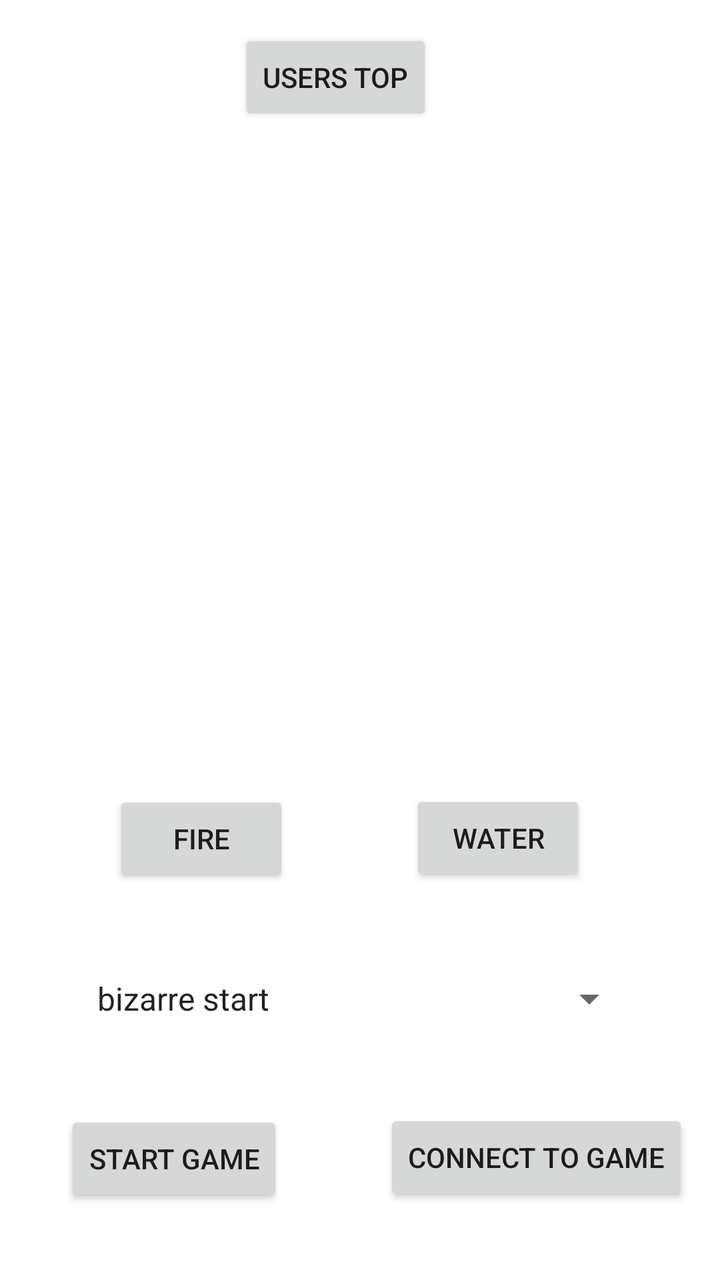
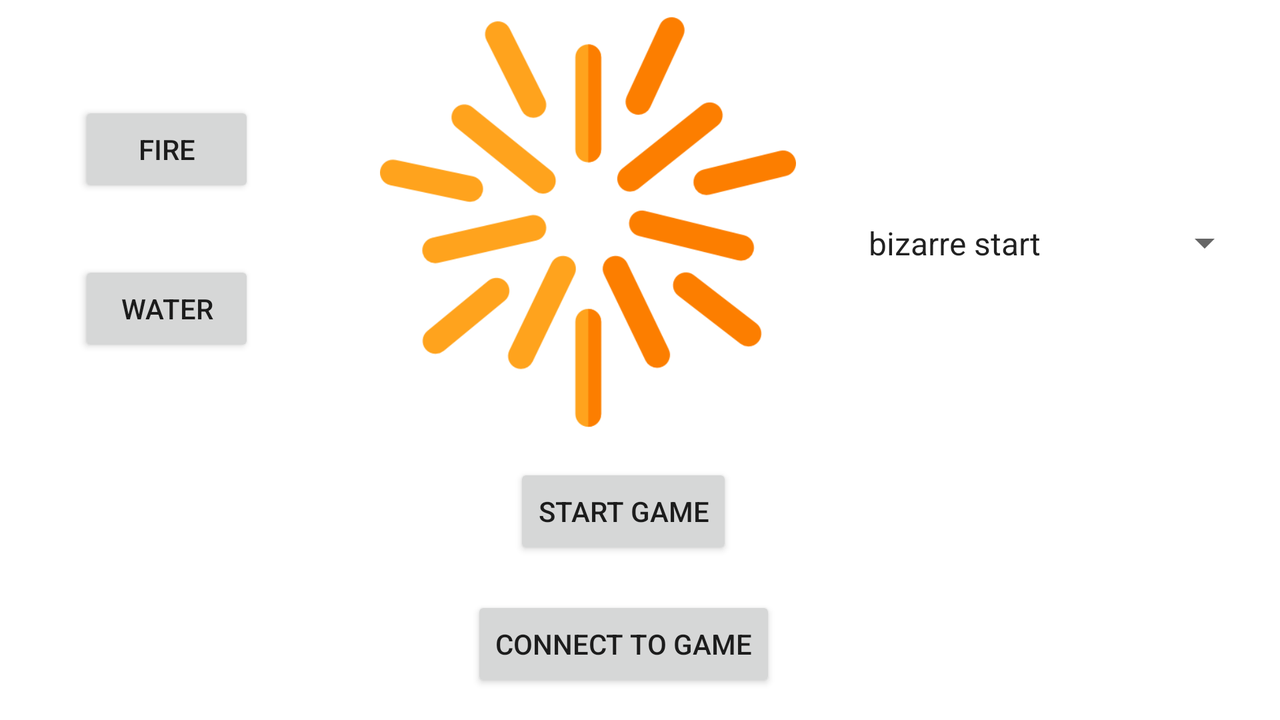

An Android layout and its configuration variant, each rendered on a device that would load it. The default file and the variant file are quoted in full after the pictures.
<!-- AndroidManifest.xml: application theme Theme.Fireandwater -->
<!-- res/layout/fragment_game_menu.xml -->
<?xml version="1.0" encoding="utf-8"?>
<androidx.constraintlayout.widget.ConstraintLayout xmlns:android="http://schemas.android.com/apk/res/android"
    xmlns:app="http://schemas.android.com/apk/res-auto"
    xmlns:tools="http://schemas.android.com/tools"
    android:layout_width="match_parent"
    android:layout_height="match_parent"
    android:clickable="true"
    android:visibility="visible"
    android:focusable="true">

    <Button
        android:id="@+id/gameMenuFireButton"
        android:layout_width="wrap_content"
        android:layout_height="wrap_content"
        android:layout_marginStart="56dp"
        android:text="@string/fire"
        app:layout_constraintBottom_toBottomOf="parent"
        app:layout_constraintEnd_toStartOf="@+id/gameMenuWaterButton"
        app:layout_constraintHorizontal_bias="0.01"
        app:layout_constraintStart_toStartOf="parent"
        app:layout_constraintTop_toTopOf="parent"
        app:layout_constraintVertical_bias="0.668" />

    <Button
        android:id="@+id/gameMenuWaterButton"
        android:layout_width="wrap_content"
        android:layout_height="wrap_content"
        android:text="@string/water"
        app:layout_constraintBottom_toBottomOf="parent"
        app:layout_constraintEnd_toEndOf="parent"
        app:layout_constraintHorizontal_bias="0.754"
        app:layout_constraintStart_toStartOf="parent"
        app:layout_constraintTop_toTopOf="parent"
        app:layout_constraintVertical_bias="0.667" />

    <Button
        android:id="@+id/gameMenuStartGameButton"
        android:layout_width="wrap_content"
        android:layout_height="wrap_content"
        android:text="@string/start_game"
        app:layout_constraintBottom_toBottomOf="parent"
        app:layout_constraintEnd_toEndOf="parent"
        app:layout_constraintHorizontal_bias="0.129"
        app:layout_constraintStart_toStartOf="parent"
        app:layout_constraintTop_toTopOf="parent"
        app:layout_constraintVertical_bias="0.938" />

    <ImageView
        android:id="@+id/gameMenuImageViewFire"
        android:layout_width="293dp"
        android:layout_height="340dp"
        android:contentDescription="@string/game_menu_fire_icon"
        android:visibility="invisible"
        app:layout_constraintBottom_toBottomOf="parent"
        app:layout_constraintEnd_toEndOf="parent"
        app:layout_constraintHorizontal_bias="0.42"
        app:layout_constraintStart_toStartOf="parent"
        app:layout_constraintTop_toTopOf="parent"
        app:layout_constraintVertical_bias="0.27"
        app:srcCompat="@drawable/game_menu_fire_image"
        tools:ignore="ImageContrastCheck" />

    <ImageView
        android:id="@+id/gameMenuImageViewWater"
        android:layout_width="279dp"
        android:layout_height="287dp"
        android:contentDescription="@string/game_menu_water_icon"
        android:visibility="visible"
        app:layout_constraintBottom_toBottomOf="parent"
        app:layout_constraintEnd_toEndOf="parent"
        app:layout_constraintHorizontal_bias="0.491"
        app:layout_constraintStart_toStartOf="parent"
        app:layout_constraintTop_toTopOf="parent"
        app:layout_constraintVertical_bias="0.304"
        app:srcCompat="@drawable/game_menu_water_image" />

    <Spinner
        android:id="@+id/gameMenuSpinner"
        android:layout_width="278dp"
        android:layout_height="48dp"
        android:addStatesFromChildren="false"
        android:clickable="true"
        android:entries="@array/levels"
        android:focusable="true"
        android:minHeight="48dp"
        android:spinnerMode="dropdown"
        app:layout_constraintBottom_toBottomOf="parent"
        app:layout_constraintEnd_toEndOf="parent"
        app:layout_constraintHorizontal_bias="0.495"
        app:layout_constraintStart_toStartOf="parent"
        app:layout_constraintTop_toTopOf="parent"
        app:layout_constraintVertical_bias="0.803" />

    <Button
        android:id="@+id/gameMenuConnectButton"
        android:layout_width="wrap_content"
        android:layout_height="wrap_content"
        android:text="@string/connect_to_game"
        app:layout_constraintBottom_toBottomOf="parent"
        app:layout_constraintEnd_toEndOf="parent"
        app:layout_constraintHorizontal_bias="0.924"
        app:layout_constraintStart_toStartOf="parent"
        app:layout_constraintTop_toTopOf="parent"
        app:layout_constraintVertical_bias="0.937" />

    <Button
        android:id="@+id/gameMenuTop"
        android:layout_width="wrap_content"
        android:layout_height="wrap_content"
        android:text="@string/GameMenuTop"
        app:layout_constraintBottom_toTopOf="@+id/gameMenuImageViewFire"
        app:layout_constraintEnd_toEndOf="parent"
        app:layout_constraintHorizontal_bias="0.454"
        app:layout_constraintStart_toStartOf="parent"
        app:layout_constraintTop_toTopOf="parent"
        app:layout_constraintVertical_bias="0.444" />

</androidx.constraintlayout.widget.ConstraintLayout>
<!-- resources referenced by this layout -->
<resources>
  <string-array name="levels">
          <item>bizarre start</item>
          <item>unexpected meeting</item>
          <item>first love</item>
          <item>the falling</item>
          <item>far away</item>
      </string-array>
  <!-- drawable game_menu_fire_image: png bitmap (drawable, 23987 bytes) -->
  <string name="GameMenuTop">Users Top</string>
  <string name="connect_to_game">Connect to game</string>
  <string name="fire">Fire</string>
  <string name="game_menu_fire_icon">game menu fire icon</string>
  <string name="game_menu_water_icon">game menu water icon</string>
  <string name="start_game">start game</string>
  <string name="water">Water</string>
  <style name="Theme.Fireandwater" parent="Theme.MaterialComponents.Light.DarkActionBar">
          
          <item name="colorPrimary">@color/purple_500</item>
          <item name="colorPrimaryVariant">@color/purple_700</item>
          <item name="colorOnPrimary">@color/white</item>
          
          <item name="colorSecondary">@color/teal_200</item>
          <item name="colorSecondaryVariant">@color/teal_700</item>
          <item name="colorOnSecondary">@color/black</item>
          
          <item name="android:statusBarColor" tools:targetApi="l">?attr/colorPrimaryVariant</item>
          
      </style>
</resources>
<!-- res/layout-land/fragment_game_menu.xml (the author's variant of the layout above) -->
<!-- drawn on the phone turned sideways -->
<?xml version="1.0" encoding="utf-8"?>
<androidx.constraintlayout.widget.ConstraintLayout xmlns:android="http://schemas.android.com/apk/res/android"
    xmlns:app="http://schemas.android.com/apk/res-auto"
    xmlns:tools="http://schemas.android.com/tools"
    android:layout_width="match_parent"
    android:layout_height="match_parent"
    android:clickable="true"
    android:visibility="visible"
    android:focusable="true">

    <Button
        android:id="@+id/gameMenuFireButton"
        android:layout_width="wrap_content"
        android:layout_height="wrap_content"
        android:text="@string/fire"
        app:layout_constraintBottom_toTopOf="@+id/gameMenuWaterButton"
        app:layout_constraintEnd_toEndOf="parent"
        app:layout_constraintHorizontal_bias="0.071"
        app:layout_constraintStart_toStartOf="parent"
        app:layout_constraintTop_toTopOf="parent"
        app:layout_constraintVertical_bias="0.615" />

    <Button
        android:id="@+id/gameMenuWaterButton"
        android:layout_width="wrap_content"
        android:layout_height="wrap_content"
        android:text="@string/water"
        app:layout_constraintBottom_toBottomOf="parent"
        app:layout_constraintEnd_toEndOf="parent"
        app:layout_constraintHorizontal_bias="0.071"
        app:layout_constraintStart_toStartOf="parent"
        app:layout_constraintTop_toTopOf="parent"
        app:layout_constraintVertical_bias="0.418" />

    <Button
        android:id="@+id/gameMenuStartGameButton"
        android:layout_width="wrap_content"
        android:layout_height="wrap_content"
        android:layout_marginBottom="5dp"
        android:text="@string/start_game"
        app:layout_constraintBottom_toTopOf="@+id/gameMenuConnectButton"
        app:layout_constraintEnd_toEndOf="parent"
        app:layout_constraintHorizontal_bias="0.484"
        app:layout_constraintStart_toStartOf="parent"
        app:layout_constraintTop_toTopOf="parent"
        app:layout_constraintVertical_bias="0.945" />

    <Spinner
        android:id="@+id/gameMenuSpinner"
        android:layout_width="200dp"
        android:layout_height="51dp"
        android:addStatesFromChildren="false"
        android:clickable="true"
        android:entries="@array/levels"
        android:focusable="true"
        android:minHeight="48dp"
        android:spinnerMode="dropdown"
        app:layout_constraintBottom_toBottomOf="parent"
        app:layout_constraintEnd_toEndOf="parent"
        app:layout_constraintHorizontal_bias="0.969"
        app:layout_constraintStart_toStartOf="parent"
        app:layout_constraintTop_toTopOf="parent"
        app:layout_constraintVertical_bias="0.311" />

    <Button
        android:id="@+id/gameMenuConnectButton"
        android:layout_width="wrap_content"
        android:layout_height="wrap_content"
        android:text="@string/connect_to_game"
        app:layout_constraintBottom_toBottomOf="parent"
        app:layout_constraintEnd_toEndOf="parent"
        app:layout_constraintHorizontal_bias="0.483"
        app:layout_constraintStart_toStartOf="parent"
        app:layout_constraintTop_toTopOf="parent"
        app:layout_constraintVertical_bias="0.955" />

    <ImageView
        android:id="@+id/gameMenuImageViewFire"
        android:layout_width="214dp"
        android:layout_height="208dp"
        android:contentDescription="@string/game_menu_fire_icon"
        android:visibility="visible"
        app:layout_constraintBottom_toTopOf="@+id/gameMenuStartGameButton"
        app:layout_constraintEnd_toStartOf="@+id/gameMenuSpinner"
        app:layout_constraintHorizontal_bias="0.701"
        app:layout_constraintStart_toEndOf="@+id/gameMenuWaterButton"
        app:layout_constraintTop_toTopOf="parent"
        app:layout_constraintVertical_bias="0.3"
        app:srcCompat="@drawable/game_menu_fire_image"
        tools:ignore="ImageContrastCheck" />

    <ImageView
        android:id="@+id/gameMenuImageViewWater"
        android:layout_width="215dp"
        android:layout_height="206dp"
        android:contentDescription="@string/game_menu_water_icon"
        android:visibility="invisible"
        app:layout_constraintBottom_toTopOf="@+id/gameMenuStartGameButton"
        app:layout_constraintEnd_toStartOf="@+id/gameMenuSpinner"
        app:layout_constraintHorizontal_bias="0.689"
        app:layout_constraintStart_toEndOf="@+id/gameMenuWaterButton"
        app:layout_constraintTop_toTopOf="parent"
        app:layout_constraintVertical_bias="0.326"
        app:srcCompat="@drawable/game_menu_water_image" />

</androidx.constraintlayout.widget.ConstraintLayout>
<!-- resources referenced by the variant -->
<!-- as the phone turned sideways resolves them -->
<resources>
  <string-array name="levels">
          <item>bizarre start</item>
          <item>unexpected meeting</item>
          <item>first love</item>
          <item>the falling</item>
          <item>far away</item>
      </string-array>
  <!-- drawable game_menu_fire_image: png bitmap (drawable, 23987 bytes) -->
  <string name="connect_to_game">Connect to game</string>
  <string name="fire">Fire</string>
  <string name="game_menu_fire_icon">game menu fire icon</string>
  <string name="game_menu_water_icon">game menu water icon</string>
  <string name="start_game">start game</string>
  <string name="water">Water</string>
  <style name="Theme.Fireandwater" parent="Theme.MaterialComponents.Light.DarkActionBar">
          
          <item name="colorPrimary">@color/purple_500</item>
          <item name="colorPrimaryVariant">@color/purple_700</item>
          <item name="colorOnPrimary">@color/white</item>
          
          <item name="colorSecondary">@color/teal_200</item>
          <item name="colorSecondaryVariant">@color/teal_700</item>
          <item name="colorOnSecondary">@color/black</item>
          
          <item name="android:statusBarColor" tools:targetApi="l">?attr/colorPrimaryVariant</item>
          
      </style>
</resources>
